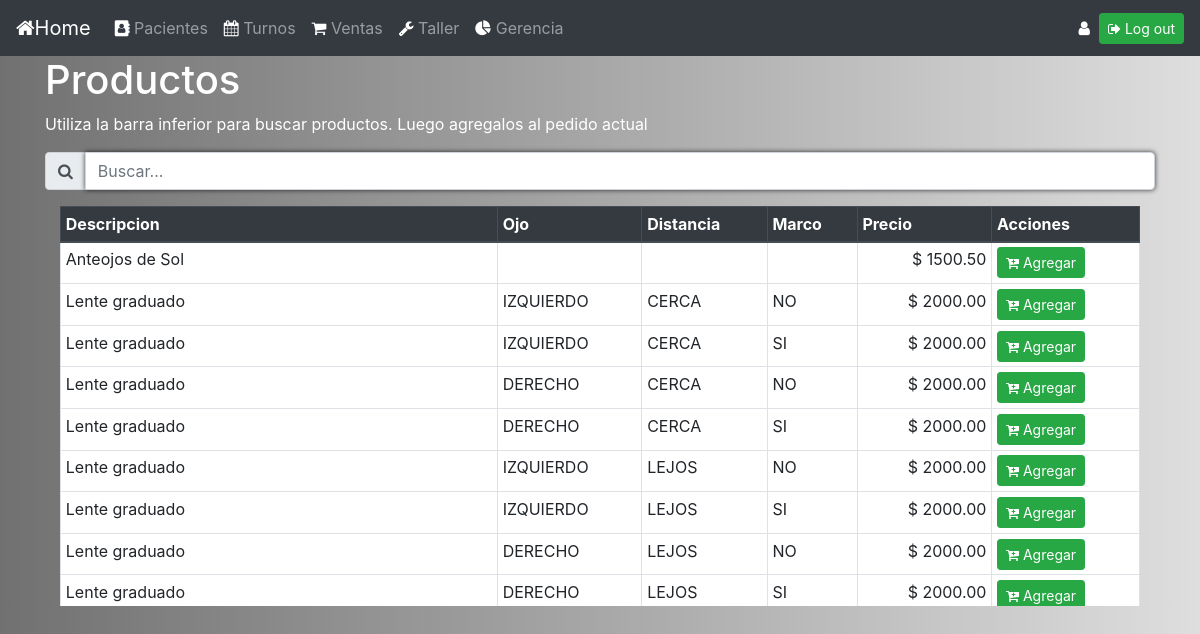
Screenshot of /126/agregar_articulo with the database file from the repository.
### gestion_consultorio/models.py (models this page shows)
class producto(models.Model):
    nombre_producto = models.CharField(max_length=64)
    precio = models.DecimalField(max_digits=8, decimal_places=2)
    clasificacion = models.CharField(max_length=32, choices=[('LENTE','lente'),('ACCESORIO','accesorio'),('ETC','etc')])
    distacia_vision = models.CharField(max_length=10,choices=[('LEJOS','lejos'),('CERCA','cerca')])
    ojo_vision = models.CharField(max_length=32, choices=[('IZQUIERDO','izquierdo'),('DERECHO','derecho')])
    armazon = models.CharField(max_length=2,default="NO")

### gestion_consultorio/views.py (the view)
# urls.py: path("<int:paciente_id>/agregar_articulo", views.agregar_articulo, name="agregar_articulo"),
def agregar_articulo(request,paciente_id):
    return render(request,"agregar_articulo.html",{"productos": producto.objects.all(), "paciente":paciente_id})

### gestion_consultorio/templates/agregar_articulo.html (shortened to what this page needs)
{% extends "layout.html" %}
{% block body %}
<div class="container">
  <h1 style="color:white">Productos</h1>
  <p style="color:white">Utiliza la barra inferior para buscar productos. Luego agregalos al pedido actual</p>
  <div class="input-group mb-3">
    <div class="input-group-prepend">
      <span class="input-group-text" id="basic-addon1"><i class="fa fa-search"></i></span>
    </div>
    <input type="text" class="form-control" id="buscar_tabla" placeholder="Buscar..." aria-label="Username" aria-describedby="basic-addon1">
  </div>
</div>
<div class="container">
  <div id="div1" class ="col-md-12">
    <table border="1" class="table table-hover table-bordered bg-white table-sm">
      <thead class="thead-dark">
        <tr>
          <th scope="col">Descripcion</th>
          <th scope="col">Ojo</th>
          <th scope="col">Distancia</th>
          <th scope="col">Marco</th>
          <th scope="col">Precio</th>
          <th scope="col">Acciones</th>
        </tr>
      </thead>
      <tbody id="tabla_busqueda">
        {% for unProducto in productos %}
          <tr>
            <td>{{unProducto.nombre_producto}}</td>
            <td>{{unProducto.ojo_vision}}
            <td>{{unProducto.distacia_vision}}
            <td>{{unProducto.armazon}}
            <td style="text-align:right">$ {{unProducto.precio}}</td>
            <td>
              <a href="{% url 'venta_temp' unProducto.id paciente %}" class="btn btn-success btn-sm" id="btn-Nueva_venta"><i class="fa fa-cart-plus" aria-hidden="true"></i> Agregar</a>
            </td>
          </tr>
        {% endfor %}
      </tbody>
    </table>
  </div>
</div>
{% endblock %}

### gestion_consultorio/static/css/estilos.css (style rules this page uses)
body { background: #717171; background: -moz-linear-gradient(left, #717171 0%, #B3B3B3 61%, #DEDEDE 100%); background: -webkit-linear-gradient(left, #717171 0%, #B3B3B3 61%, #DEDEDE 100%); background: linear-gradient(to right, #717171 0%, #B3B3B3 61%, #DEDEDE 100%); }
#div1 { overflow-y: scroll; overflow-x: hidden; height:400px; width: 100%; }
td { margin: 0 auto; }
input { border-color:#cccccc; border-style:solid; padding:3px; border-width:2px; border-radius:5px; box-shadow: 0px 0px 5px 0px rgba(0, 0, 0, 0.75); font-size:14px; }

### rows the page displays
producto: nombre_producto "Anteojos de Sol", precio "1500.50"
producto: nombre_producto "Lente graduado", ojo_vision "IZQUIERDO", distacia_vision "CERCA", armazon "NO", precio "2000.00"
producto: nombre_producto "Lente graduado", ojo_vision "IZQUIERDO", distacia_vision "CERCA", armazon "SI", precio "2000.00"
producto: nombre_producto "Lente graduado", ojo_vision "DERECHO", distacia_vision "CERCA", armazon "NO", precio "2000.00"
producto: nombre_producto "Lente graduado", ojo_vision "DERECHO", distacia_vision "CERCA", armazon "SI", precio "2000.00"
producto: nombre_producto "Lente graduado", ojo_vision "IZQUIERDO", distacia_vision "LEJOS", armazon "NO", precio "2000.00"
producto: nombre_producto "Lente graduado", ojo_vision "IZQUIERDO", distacia_vision "LEJOS", armazon "SI", precio "2000.00"
producto: nombre_producto "Lente graduado", ojo_vision "DERECHO", distacia_vision "LEJOS", armazon "NO", precio "2000.00"
producto: nombre_producto "Lente graduado", ojo_vision "DERECHO", distacia_vision "LEJOS", armazon "SI", precio "2000.00"
